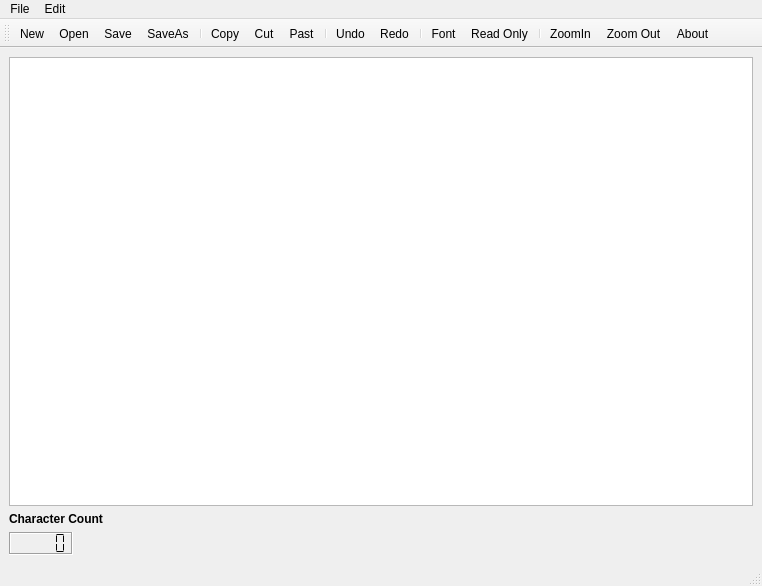
<?xml version="1.0" encoding="UTF-8"?>
<ui version="4.0">
 <class>WritePad</class>
 <widget class="QMainWindow" name="WritePad">
  <property name="geometry">
   <rect>
    <x>0</x>
    <y>0</y>
    <width>762</width>
    <height>586</height>
   </rect>
  </property>
  <property name="font">
   <font>
    <bold>false</bold>
   </font>
  </property>
  <property name="windowTitle">
   <string>WritePad</string>
  </property>
  <widget class="QWidget" name="centralwidget">
   <layout class="QVBoxLayout" name="verticalLayout">
    <item>
     <widget class="QTextEdit" name="textEdit"/>
    </item>
    <item>
     <widget class="QLabel" name="label">
      <property name="font">
       <font>
        <bold>true</bold>
       </font>
      </property>
      <property name="text">
       <string>Character Count</string>
      </property>
     </widget>
    </item>
    <item alignment="Qt::AlignLeft">
     <widget class="QLCDNumber" name="lcdCount">
      <property name="font">
       <font>
        <pointsize>10</pointsize>
        <bold>true</bold>
       </font>
      </property>
      <property name="frameShadow">
       <enum>QFrame::Sunken</enum>
      </property>
      <property name="smallDecimalPoint">
       <bool>false</bool>
      </property>
      <property name="digitCount">
       <number>5</number>
      </property>
      <property name="mode">
       <enum>QLCDNumber::Dec</enum>
      </property>
      <property name="segmentStyle">
       <enum>QLCDNumber::Flat</enum>
      </property>
     </widget>
    </item>
   </layout>
  </widget>
  <widget class="QMenuBar" name="menubar">
   <property name="geometry">
    <rect>
     <x>0</x>
     <y>0</y>
     <width>762</width>
     <height>26</height>
    </rect>
   </property>
   <widget class="QMenu" name="menuFile">
    <property name="title">
     <string>File</string>
    </property>
    <addaction name="actionNew"/>
    <addaction name="actionOpen"/>
    <addaction name="actionSave"/>
    <addaction name="actionSaveAs"/>
   </widget>
   <widget class="QMenu" name="menuEdit">
    <property name="title">
     <string>Edit</string>
    </property>
    <addaction name="actionCopy"/>
    <addaction name="actionPast"/>
    <addaction name="actionCut"/>
    <addaction name="actionUndo"/>
    <addaction name="actionRedo"/>
    <addaction name="separator"/>
    <addaction name="actionRead_Only"/>
    <addaction name="actionFont"/>
    <addaction name="actionAbout"/>
   </widget>
   <addaction name="menuFile"/>
   <addaction name="menuEdit"/>
  </widget>
  <widget class="QStatusBar" name="statusbar"/>
  <widget class="QToolBar" name="toolBar">
   <property name="windowTitle">
    <string>toolBar</string>
   </property>
   <attribute name="toolBarArea">
    <enum>TopToolBarArea</enum>
   </attribute>
   <attribute name="toolBarBreak">
    <bool>false</bool>
   </attribute>
   <addaction name="actionNew"/>
   <addaction name="actionOpen"/>
   <addaction name="actionSave"/>
   <addaction name="actionSaveAs"/>
   <addaction name="separator"/>
   <addaction name="actionCopy"/>
   <addaction name="actionCut"/>
   <addaction name="actionPast"/>
   <addaction name="separator"/>
   <addaction name="actionUndo"/>
   <addaction name="actionRedo"/>
   <addaction name="separator"/>
   <addaction name="actionFont"/>
   <addaction name="actionRead_Only"/>
   <addaction name="separator"/>
   <addaction name="actionZoom"/>
   <addaction name="actionZoom_Out"/>
   <addaction name="actionAbout"/>
  </widget>
  <action name="actionNew">
   <property name="icon">
    <iconset resource="Resources.qrc">
     <normaloff>:/images/icons/newdoc.png</normaloff>:/images/icons/newdoc.png</iconset>
   </property>
   <property name="text">
    <string>New</string>
   </property>
   <property name="toolTip">
    <string>New Document</string>
   </property>
   <property name="shortcut">
    <string>Ctrl+N</string>
   </property>
  </action>
  <action name="actionOpen">
   <property name="icon">
    <iconset>
     <normalon>:/images/icons/openfile.png</normalon>
    </iconset>
   </property>
   <property name="text">
    <string>Open</string>
   </property>
   <property name="shortcut">
    <string>Ctrl+O</string>
   </property>
  </action>
  <action name="actionSave">
   <property name="icon">
    <iconset>
     <normalon>:/images/icons/save.png</normalon>
    </iconset>
   </property>
   <property name="text">
    <string>Save</string>
   </property>
   <property name="shortcut">
    <string>Ctrl+S</string>
   </property>
  </action>
  <action name="actionCopy">
   <property name="icon">
    <iconset>
     <normalon>:/images/icons/copy.png</normalon>
    </iconset>
   </property>
   <property name="text">
    <string>Copy</string>
   </property>
   <property name="shortcut">
    <string>Ctrl+C</string>
   </property>
  </action>
  <action name="actionPast">
   <property name="icon">
    <iconset>
     <normalon>:/images/icons/paste.png</normalon>
    </iconset>
   </property>
   <property name="text">
    <string>Past</string>
   </property>
   <property name="shortcut">
    <string>Ctrl+V</string>
   </property>
  </action>
  <action name="actionCut">
   <property name="icon">
    <iconset>
     <normalon>:/images/icons/cut.png</normalon>
    </iconset>
   </property>
   <property name="text">
    <string>Cut</string>
   </property>
   <property name="shortcut">
    <string>Ctrl+X</string>
   </property>
  </action>
  <action name="actionFont">
   <property name="icon">
    <iconset>
     <normalon>:/images/icons/font.png</normalon>
    </iconset>
   </property>
   <property name="text">
    <string>Font</string>
   </property>
   <property name="toolTip">
    <string>Change Font</string>
   </property>
  </action>
  <action name="actionAbout">
   <property name="icon">
    <iconset>
     <normalon>:/images/icons/info.png</normalon>
    </iconset>
   </property>
   <property name="text">
    <string>About</string>
   </property>
   <property name="toolTip">
    <string>About this Application</string>
   </property>
   <property name="shortcut">
    <string>Ctrl+I</string>
   </property>
  </action>
  <action name="actionRead_Only">
   <property name="checkable">
    <bool>true</bool>
   </property>
   <property name="checked">
    <bool>false</bool>
   </property>
   <property name="icon">
    <iconset>
     <normalon>:/images/icons/read.png</normalon>
    </iconset>
   </property>
   <property name="text">
    <string>Read Only</string>
   </property>
   <property name="toolTip">
    <string>Lock Screen to Read Only</string>
   </property>
  </action>
  <action name="actionUndo">
   <property name="icon">
    <iconset>
     <normalon>:/images/icons/undo.png</normalon>
    </iconset>
   </property>
   <property name="text">
    <string>Undo</string>
   </property>
   <property name="toolTip">
    <string>Undo text</string>
   </property>
   <property name="shortcut">
    <string>Ctrl+U</string>
   </property>
  </action>
  <action name="actionRedo">
   <property name="icon">
    <iconset>
     <normalon>:/images/icons/redo.png</normalon>
    </iconset>
   </property>
   <property name="text">
    <string>Redo</string>
   </property>
   <property name="toolTip">
    <string>Redo Text</string>
   </property>
  </action>
  <action name="actionZoom">
   <property name="icon">
    <iconset resource="Resources.qrc">
     <normaloff>:/images/icons/zoomIn.png</normaloff>
     <normalon>:/images/icons/redo.png</normalon>:/images/icons/zoomIn.png</iconset>
   </property>
   <property name="text">
    <string>ZoomIn</string>
   </property>
   <property name="toolTip">
    <string>Zoom In</string>
   </property>
  </action>
  <action name="actionSaveAs">
   <property name="icon">
    <iconset>
     <normalon>:/images/icons/saveAs.png</normalon>
    </iconset>
   </property>
   <property name="text">
    <string>SaveAs</string>
   </property>
   <property name="toolTip">
    <string>Save Your document new Place</string>
   </property>
  </action>
  <action name="actionZoom_Out">
   <property name="icon">
    <iconset>
     <normalon>:/images/icons/zoomOut.png</normalon>
    </iconset>
   </property>
   <property name="text">
    <string>Zoom Out</string>
   </property>
   <property name="toolTip">
    <string>Zoom Out</string>
   </property>
  </action>
 </widget>
 <resources>
  <include location="Resources.qrc"/>
 </resources>
 <connections/>
</ui>
